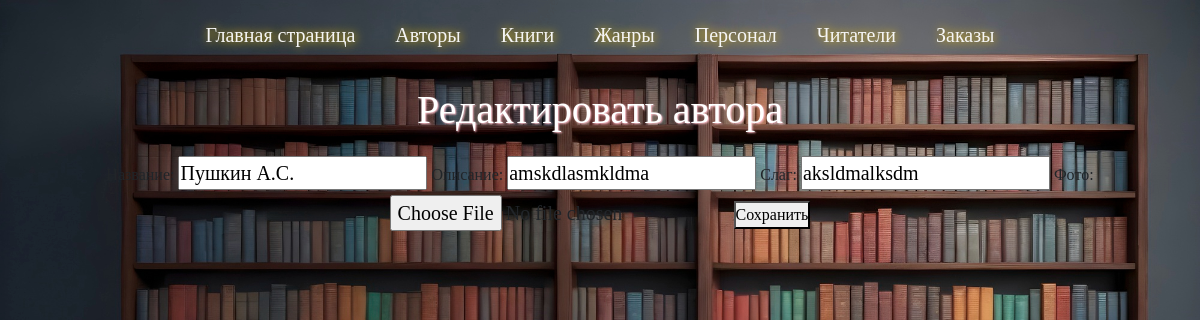
The app's page /authors/list/update/5 with its own data.
### authors/models.py (models this page shows, shortened)
class Authors(models.Model):
    name = models.CharField(max_length=255, blank=True, null=True)
    description = models.CharField(max_length=255, default='No description', blank=True, null=True)
    slug = models.SlugField(default="", null=False)
    banner = models.ImageField(default="Гоголь.jpg", blank=True)

### authors/views.py (the view, shortened to what this page needs)
# urls.py: path('authors/list/update/<int:pk>', views.author_update, name='author_update'),
def author_update(request,pk):
    authors = get_object_or_404(Authors, pk=pk)
    return render(request,'authors/author_update.html',{'authors':authors})

### authors/templates/authors/author_update.html (shortened to what this page needs)
{% extends 'base.html' %}
{% block header %}
<div class="box-author">
    <h1>Редактировать автора</h1>
<form method="post" enctype="multipart/form-data">
    <label for="name">Название:</label>
    <input type="text" name="name" id="name" value="{{authors.name}}">
    <label for="description">Описание:</label>
    <input type="text" name="description" id="description" value="{{authors.description}}">
    <label for="slug">Слаг:</label>
    <input type="text" name="slug" id="slug" value="{{authors.slug}}">
    <label for="banner">Фото:</label>
    <input type="file" name="banner" id="banner">
    <button type="submit">Сохранить</button>
</form>
</div>
{% endblock %}

### Library/static/library/css/style.css (style rules this page uses)
* { padding: 0px; margin: 0px; box-sizing: border-box; list-style: none; font-family: tahoma; font-size: 16px; }
body { background: url(../img/librar.jpg); background-size: 100%; }
body form { margin-top: 2%; }
body h1 { font-size: 40px; color: #fff; text-shadow: 1px 1px 2px pink; margin-bottom: 20px; }
.content .box-author { margin: 0 4%; text-align: center; }
.box-book label,input { font-size: 20px; }

### records on screen
Authors: name "Пушкин А.C.", description "amskdlasmkldma", slug "aksldmalksdm"
